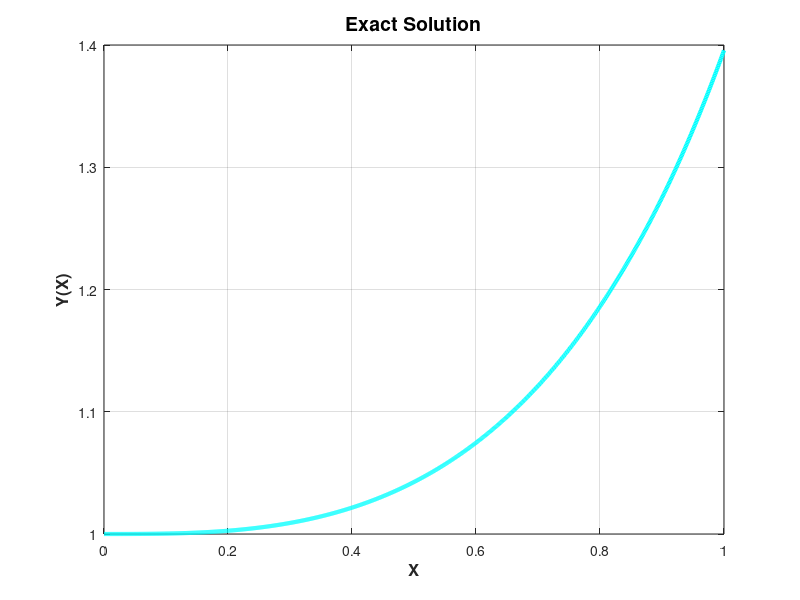
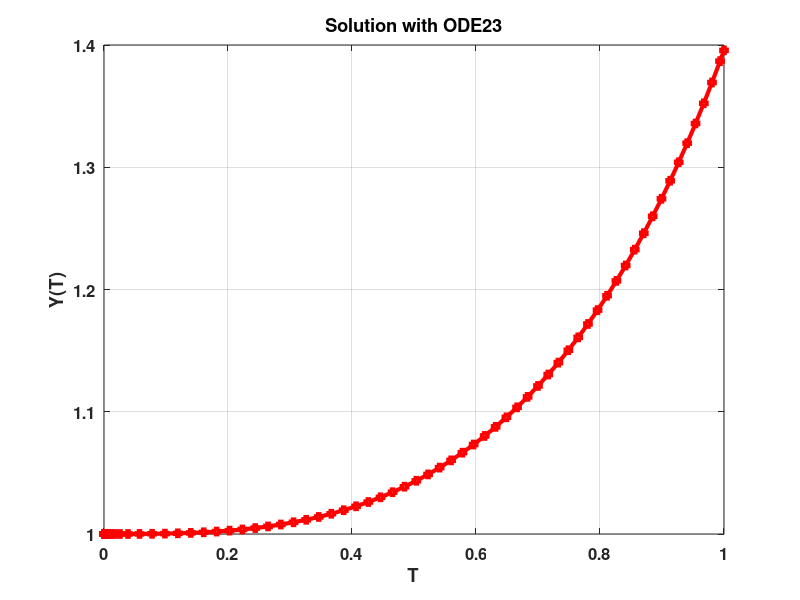

These figures' MATLAB source, in order: (Note: this script raises an error after producing the figures.)
%% Lecture 27 - MATLAB Demo
clear
clc
close 'all'

%% Problem to be solved
F = @(t,y) (t.^2).*y;
yINI = 1;

xMin = 0; xMax = 1;
%% Exact solution
y_gold = @(t) exp((1/3)*(t.^3));
x_gold = linspace(xMin,xMax,1000);

figure(1)
plot(x_gold,y_gold(x_gold),'-c','linewidth',3);
grid on
title('Exact Solution','fontsize',14,'fontweight','bold');
xlabel('X','fontsize',12,'fontweight','bold');
ylabel('Y(X)','fontsize',12,'fontweight','bold');

%% Solve with ODE23
myRT = 1e-6;
options = odeset('RelTol',myRT);
[t_ode23,y_ode23] = ode23(F,[xMin xMax],yINI,options);

figure(2)
plot(t_ode23,y_ode23,'-sr','linewidth',3,'markersize',4);
title('Solution with ODE23','fontsize',16,'fontweight','bold');
grid on
xlabel('T','fontsize',14,'fontweight','bold');
ylabel('Y(T)','fontsize',14,'fontweight','bold');
set(gca,'fontsize',12,'fontweight','bold');

%% Solve with Bogacki-Shampine Embedded 2/3 Method
c = [0 1/2 3/4 1 2 3]'; % sample points;
% encode the order of embedded methods in first column, last two rows.
A = [0 0 0 0;
    1/2 0 0 0;
    0 3/4 0 0;
    2/9 1/3 4/9 0]; % RK matrix
b3 = [2/9 1/3 4/9 0]; % weights for 3rd order method
b2 = [7/24 1/4 1/3 1/8]; % weights for 2nd order method
EBT = zeros(6,5);
EBT(:,1) = c;
EBT(1:4,2:end)=A;
EBT(5,2:end) = b2;
EBT(6,2:end) = b3;
[t_bs23,y_bs23] = embeddedRK(F,[xMin xMax],yINI,myRT,EBT);

% get relative error measure at solved points
rel_err_bs23 = norm(y_gold(t_bs23)-y_bs23,2)/...
    norm(y_gold(t_bs23),2);
fprintf('Relative error BS23: %g \n',rel_err_bs23);

%% Plot the result
figure(3)
plot(t_bs23,y_bs23,'-sr','linewidth',3,'markersize',4);

title('Solution with BS23','fontsize',16,'fontweight','bold');
grid on
xlabel('T','fontsize',14,'fontweight','bold');
ylabel('Y(T)','fontsize',14,'fontweight','bold');
set(gca,'fontsize',12,'fontweight','bold');

%% Solve with Fehlberg 4/5
c = [0 1/4 3/8 12/13 1 1/2 4 5]'; % sample points;
% encode the order of embedded methods in first column, last two rows.
A = [0 0 0 0 0 0;
    1/4 0 0 0 0 0;
    3/32 9/32 0 0 0 0;
    1932/2197 -7200/2197 7296/2197 0 0 0;
    439/216 -8 3680/513 -845/4104 0 0;
    -8/27 2 -3544/2565 1859/4104 -11/40 0]; % RK matrix
b5 = [16/135 0 6656/12825 28561/56430 -9/50 2/55]; % weights for 5nd order method
b4 = [25/216 0 1408/2565 2197/4104 -1/5 0]; % weights for 4rd order method
EBT = zeros(8,7);
EBT(:,1) = c;
EBT(1:6,2:end)=A;
EBT(7,2:end) = b4;
EBT(8,2:end) = b5;

[t_rkf45,y_rkf45] = embeddedRK(F,[xMin xMax],yINI,myRT,EBT);

rel_err_rkf45 = norm(y_gold(t_rkf45)-y_rkf45,2)/...
    norm(y_gold(t_rkf45),2);
fprintf('Relative error RKF45: %g \n',rel_err_rkf45);

%% Plot the result
figure(4)
plot(t_rkf45,y_rkf45,'-sr','linewidth',3,'markersize',4);
title('Solution with RKF45','fontsize',16,'fontweight','bold');
grid on
xlabel('T','fontsize',14,'fontweight','bold');
ylabel('Y(T)','fontsize',14,'fontweight','bold');
set(gca,'fontsize',12,'fontweight','bold');

%% Solve with ODE45
options = odeset('RelTol',myRT);
[t_ode45,y_ode45] = ode45(F,[xMin xMax],yINI,options);


%% Plot the result
figure(5)
plot(t_ode45,y_ode45,'-sr','linewidth',3,'markersize',4);
title('Solution with ODE45','fontsize',16,'fontweight','bold');
grid on
xlabel('T','fontsize',14,'fontweight','bold');
ylabel('Y(T)','fontsize',14,'fontweight','bold');
set(gca,'fontsize',12,'fontweight','bold');

%% Solve with ODE45
% re-run without additional points for a "beautiful plot"
options = odeset('RelTol',myRT,'Refine',1,'MaxStep',1);
[t_ode45,y_ode45] = ode45(F,[xMin xMax],yINI,options);

rel_err_ode45 = norm(y_gold(t_ode45)-y_ode45,2)/...
    norm(y_gold(t_ode45),2);
fprintf('Relative error ODE45: %g \n',rel_err_ode45);

%% Plot the result
figure(6)
plot(t_ode45,y_ode45,'-sr','linewidth',3,'markersize',4);
title('Solution with ODE45','fontsize',16,'fontweight','bold');
grid on
xlabel('T','fontsize',14,'fontweight','bold');
ylabel('Y(T)','fontsize',14,'fontweight','bold');
set(gca,'fontsize',12,'fontweight','bold');

%% Solve higher order eqn with ODE45
F = @(t,y) ex2(t,y);
yINI = [-1 2]; % initial values
xMin = 0; xMax = 2.1;
y_gold = @(x) exp(-x./2).*(-cos(2*x)+0.75*sin(2*x));

options = odeset('RelTol',myRT,'Refine',1,'MaxStep',1);
[t_ode45,y_ode45] = ode45(F,[xMin xMax],yINI,options);

rel_err_ode45 = norm(y_gold(t_ode45)-y_ode45(:,1),2)/...
    norm(y_gold(t_ode45),2);
fprintf('Relative error ODE45: %g \n',rel_err_ode45);
% solutions are column vectors
%% Plot the result
figure(7)
plot(t_ode45,y_ode45(:,1),'-sr','linewidth',3,'markersize',4);
title('Solution with ODE45','fontsize',16,'fontweight','bold');
grid on
xlabel('T','fontsize',14,'fontweight','bold');
ylabel('Y(T)','fontsize',14,'fontweight','bold');
set(gca,'fontsize',12,'fontweight','bold');

%% Try embedded RK with new problem.
[t_rkf45,y_rkf45] = embeddedRK(F,[xMin xMax],yINI,myRT,EBT);

rel_err_rkf45 = norm(y_gold(t_rkf45)-y_rkf45(1,:),2)/...
    norm(y_gold(t_rkf45),2);
fprintf('Relative error RKF45: %g \n',rel_err_rkf45);

%% Plot the result
figure(8)
plot(t_rkf45,y_rkf45(1,:),'-sr','linewidth',3,'markersize',4);
title('Solution with RKF45','fontsize',16,'fontweight','bold');
grid on
xlabel('T','fontsize',14,'fontweight','bold');
ylabel('Y(T)','fontsize',14,'fontweight','bold');
set(gca,'fontsize',12,'fontweight','bold');

%% Use MATLAB ODE object (R2023b and later)

M = ode;
M.ODEFcn = F;
M.InitialValue = yINI;
M.RelativeTolerance = myRT; 

sol_M_ode = solve(M,xMin,xMax);

rel_err_ODE = norm(y_gold(sol_M_ode.Time)-sol_M_ode.Solution(1,:),2)/...
    norm(y_gold(sol_M_ode.Time),2);

fprintf('Relative error ODE: %g \n',rel_err_ODE);
%% Plot the result

figure(9)
plot(sol_M_ode.Time,sol_M_ode.Solution(1,:),...
    '-sr','linewidth',3,'markersize',4);
title('Solution with ODE','fontsize',16,'fontweight','bold');
grid on
xlabel('T','fontsize',14,'fontweight','bold');
ylabel('Y(T)','fontsize',14,'fontweight','bold');
set(gca,'fontsize',12,'fontweight','bold');


%% Local Functions
function [t,y] = embeddedRK(F,tspan,y0,RTOL,EBT)
t_sz = 5000; % initial size for output arrays
tsMax = 100000;
sys_size = length(y0);
t = nan(1,t_sz);
y = nan(sys_size,t_sz);

% set initial values
t(1) = tspan(1);
y(:,1) = y0;

[m,~] = size(EBT);
s = m-2;
C = EBT(1:s,1);
A = EBT(1:(end-2),2:end);
BW = EBT(s+1,2:end);
BZ = EBT(s+2,2:end);
p = EBT((end-1),1);

SF = 0.99; % "safety factor"
theta = 1e-14; % factor protects against small values of w.

tStart = tspan(1);
tEnd = tspan(2);
h = (tEnd-tStart)/10; % initial step size
h_new = h;
stopFlag = 0;

for ts = 1:tsMax
    cT = t(ts); % current time
    % find acceptable time step size
    int_it_count = 0; % limit iterations in error control.
    while 1
        int_it_count = int_it_count + 1;
        h = h_new; % update with new step-size
        
        % if cT + h > tEnd, reduce h so we stop right on time
        if cT+h > tEnd
           h = tEnd-cT; 
           stopFlag = 1; % stop after this time step
        end
        
        y(:,ts+1) = y(:,ts);
        K = getSlopeEst(F,t(ts),y(:,ts),h,C,A);
        [w,z] = getWZ(y(:,ts),h,K,BW,BZ);
        err_ts = abs(w-z); % error vector (length = # dofs)
        rel_err_ts = err_ts./max(abs(w),theta); % relative error vector
        max_rel_err_ts = norm(rel_err_ts,inf);
        if max_rel_err_ts < RTOL % time step accepted, compute new (bigger) h
            h_new = SF*(RTOL/max_rel_err_ts)^(1/(p+1))*h;  
            y(:,ts+1) = z; % local extrapolation (use best solution)
            t(ts+1) = cT + h; % update current time   
            break; % exit the while loop
        else
            h_new = h/2;
            if stopFlag == 1
                % unset the stop flag if it was previously set with
                % larger time step.
                stopFlag = 0;
            end
        end % if max_rel_err_ts...
        
        if int_it_count > 10
            error('Error-control is broken!'); % stop the program.
        end
        
        
    end % while 1
    
    % here I should have updated solution and step size for next time step.
    if stopFlag == 1 % end of time stepping.  exit loop.
        break;
    end
end %ts
% trim the output variables.
y = y(:,1:(ts+1));
t = t(1:(ts+1));
end % function

function K = getSlopeEst(F,t,y,h,C,A)
sys_size=length(y);% gen # of dep vars
[s,~] = size(A); % get number of stages
K = zeros(sys_size,s);
K(:,1) = F(t,y);
for i = 2:s
    y_it = y(:);
    x_it = t + C(i)*h;
    for j = 1:(i-1)
        y_it = y_it + h*A(i,j)*K(:,j);
    end %j    
    K(:,i) = F(x_it,y_it);
end %i
end

function [w,z] = getWZ(y,h,K,BW,BZ)
s = length(BW);
w = y; z = y;
for i = 1:s
   w = w + h*BW(i)*K(:,i);
   z = z + h*BZ(i)*K(:,i);
end
end

function dw = ex2(~,w) % generally expect 2 arguments for solvers (IV first)
% for ode45 etc... must return a column vector.
dw = nan(2,1);
dw(1) = w(2);
dw(2) = -0.25*(4*w(2) + 17*w(1));
end



